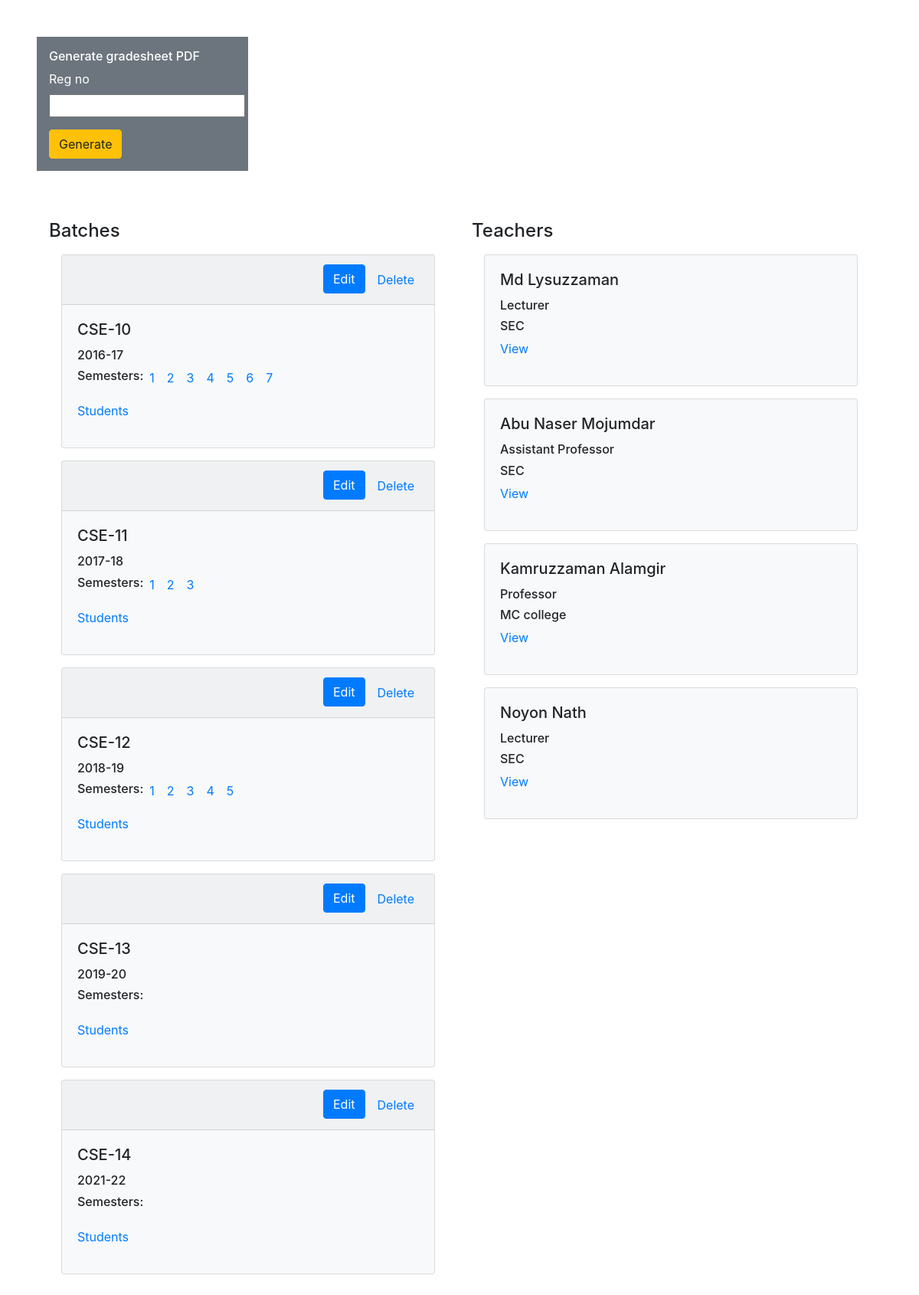
The page / on the database its author committed.
### main/models.py (models this page shows)
class Batch(models.Model):
    id = models.AutoField
    batch_id = models.CharField(max_length=18, default="") # It shall be removed later, all the work will be modified accrodingly
    batch_no = models.CharField(max_length=6, default="")
    session = models.CharField(max_length=8, default="")

class Semester(models.Model):
    id = models.AutoField
    batch_no = models.CharField(max_length=8, default="")
    semester_no = models.IntegerField(default=None)

class Teacher(models.Model):
    id = models.AutoField
    name = models.CharField(max_length=60, default="")
    designation = models.CharField(max_length=60, default="")
    institute = models.CharField(max_length=100, default="")
    department = models.CharField(max_length=100, default="")

### RMS1/views.py (the view, shortened to what this page needs)
# urls.py: path('', views.dashboard, name="dashboard"),
def dashboard(request):
    teachers = Teacher.objects.all()
    batches_collection = Batch.objects.all()
    batches = list()
    for batch in batches_collection:
        new_dict = dict()
        semester_list = Semester.objects.filter(batch_no=batch.batch_no)
        new_list = list()
        for semester in semester_list:
            new_list.append(semester)
        new_dict['batch_id'] = batch.batch_id
        new_dict['batch_no'] = batch.batch_no
        new_dict['session'] = batch.session
        new_dict['semesters'] = new_list
        batches.append(new_dict)
    return render(request, 'index.html', {'batches' : batches, 'teachers' : teachers})

### RMS1/templates/index.html (shortened to what this page needs)
{% extends 'main/base.html' %}
{% block body %}
<section class="gradesheet_generator m-5">
    <form method="post" class="w-25 bg-secondary text-white p-3"> {% csrf_token %}
        <h6>Generate gradesheet PDF</h6>
        <div class="form-group">
            <label for="session">Reg no</label>
            <input type="text" name="reg_no" id="reg_no" required>
        </div>
        <button type="submit" class="btn btn-warning">Generate</button>
    </form>
</section>
<section class="row m-5">
    <section class="batch-list p-3 col">
        <h4>Batches</h4>
        {% for batch in batches %}
        <div class="card bg-light m-3">
            <div class="card-header">
                <ul class="nav nav-pills justify-content-end card-header-pills">
                    <li class="nav-item">
                        <button type="button" class="btn btn-primary edit_batch_btn" data-toggle="modal" data-target="#edit_batch_modal_{{forloop.counter}}" id="edit_batch_btn_{{batch.session}}">
                            Edit
                        </button>
                    </li>
                    <li class="nav-item">
                        <a class="nav-link">Delete</a>
                    </li>
                </ul>
            </div>
            <div class="card-body">
                <h5 class="card-title">{{batch.batch_no}}</h5>
                <h6 class="card-text">{{batch.session}}</h6>
                <ul class="list-unstyled d-flex">
                    <h6>Semesters: </h6>
                    {% for semester in batch.semesters %}
                        {% if semester.batch_no == batch.batch_no  %}
                            <li class="mx-2">
                                <a href="main/semester_view/{{semester.batch_no}}/{{semester.semester_no}}">{{semester.semester_no}}</a>
                            </li>
                        {% endif %}
                    {% endfor %}
                </ul>
                <p><a href="main/students_view/{{batch.batch_no}}">Students</a></p>
            </div>
        </div>
        {% endfor %}
    </section>
    <section class="teacher-list p-3 col">
        <h4>Teachers</h4>
        {% for teacher in teachers %}
        <div class="card bg-light m-3">
            <div class="card-body">
                <h5 class="card-title">{{teacher.name}}</h5>
                <h6 class="card-text">{{teacher.designation}}</h6>
                <h6 class="card-text">{{teacher.institute}}</h6>
                <p><a href="#">View</a></p>
            </div>
        </div>
        {% endfor %}
    </section>
</section>
{% endblock %}

### rows shown on the page
Batch: batch_no "CSE-10", session "2016-17"
Semester: semester_no "1"
Semester: semester_no "2"
Semester: semester_no "3"
Semester: semester_no "4"
Semester: semester_no "5"
Semester: semester_no "6"
Semester: semester_no "7"
Batch: batch_no "CSE-11", session "2017-18"
Semester: semester_no "1"
Semester: semester_no "2"
Semester: semester_no "3"
Batch: batch_no "CSE-12", session "2018-19"
Semester: semester_no "1"
Semester: semester_no "2"
Semester: semester_no "3"
Semester: semester_no "4"
Semester: semester_no "5"
Batch: batch_no "CSE-13", session "2019-20"
Batch: batch_no "CSE-14", session "2021-22"
Teacher: name "Md Lysuzzaman", designation "Lecturer", institute "SEC"
Teacher: name "Abu Naser Mojumdar", designation "Assistant Professor", institute "SEC"
Teacher: name "Kamruzzaman Alamgir", designation "Professor", institute "MC college"
Teacher: name "Noyon Nath", designation "Lecturer", institute "SEC"
